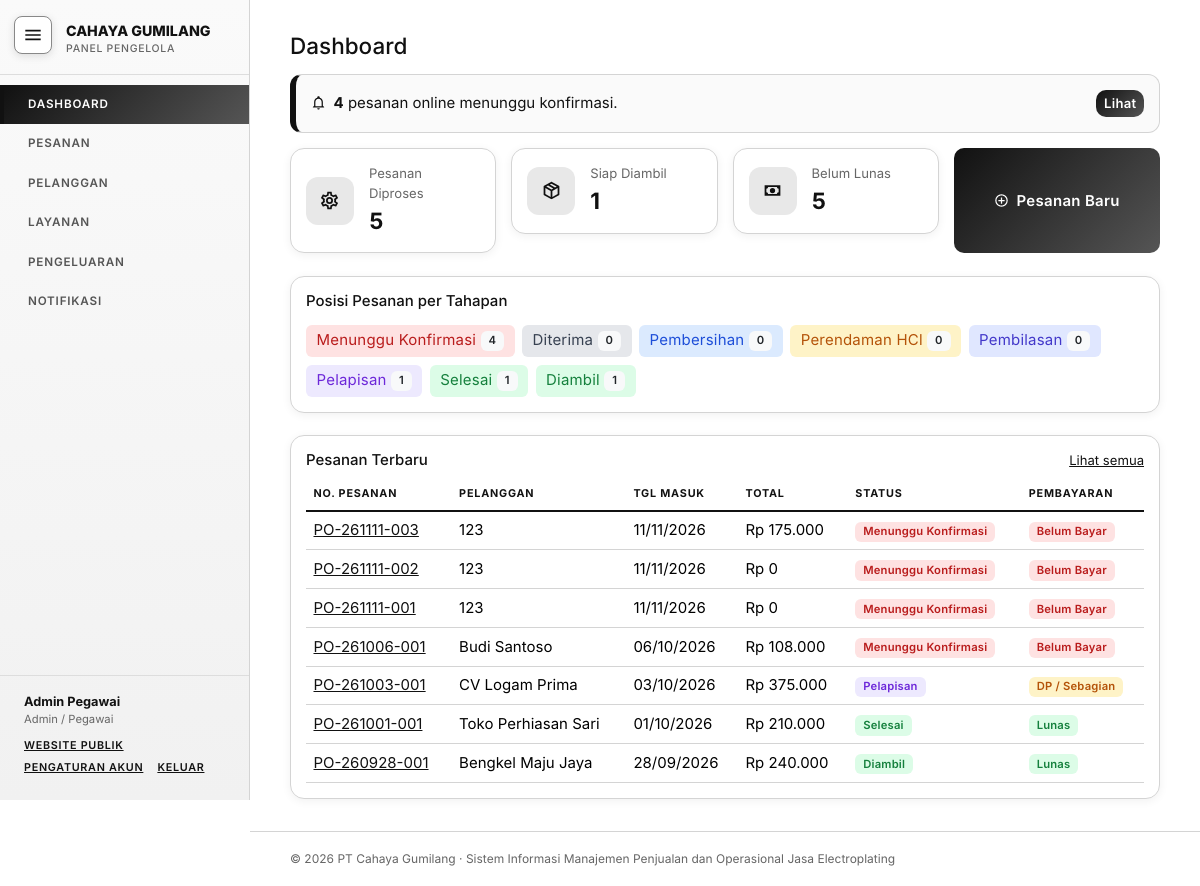
The app's page /dashboard.php (signed in) with its own data.
### tables this page shows
CREATE TABLE `pesanan` (
  `id_pesanan` int(11) NOT NULL,
  `no_pesanan` varchar(20) NOT NULL,
  `id_pelanggan` int(11) NOT NULL,
  `id_user` int(11) NOT NULL,
  `sumber` enum('offline','online') NOT NULL DEFAULT 'offline',
  `tgl_masuk` date NOT NULL,
  `tgl_estimasi` date DEFAULT NULL,
  `tgl_selesai` date DEFAULT NULL,
  `tgl_diambil` date DEFAULT NULL,
  `total_biaya` decimal(14,2) NOT NULL DEFAULT 0.00,
  `status` enum('menunggu','diterima','pembersihan','perendaman_hcl','pembilasan','pelapisan','selesai','diambil') NOT NULL DEFAULT 'diterima',
  `status_bayar` enum('belum','dp','lunas') NOT NULL DEFAULT 'belum',
  `metode_bayar` enum('tunai','transfer','qris') DEFAULT NULL,
  `catatan` varchar(255) DEFAULT NULL,
  `created_at` timestamp NOT NULL DEFAULT current_timestamp()
);

CREATE TABLE `pelanggan` (
  `id_pelanggan` int(11) NOT NULL,
  `nama` varchar(100) NOT NULL,
  `no_hp` varchar(20) DEFAULT NULL,
  `alamat` text DEFAULT NULL,
  `id_user` int(11) DEFAULT NULL,
  `created_at` timestamp NOT NULL DEFAULT current_timestamp()
);

### dashboard.php (the view, shortened to what this page needs)
<?php
require_once 'includes/functions.php';
$siap       = (int)db_val("SELECT COUNT(*) FROM pesanan WHERE status='selesai'");
$belumLunas = (int)db_val("SELECT COUNT(*) FROM pesanan WHERE status_bayar<>'lunas'");
$bulanAwal  = date('Y-m-01');
$bulanAkhir = date('Y-m-t');
$pendapatan = (float)db_val('SELECT COALESCE(SUM(jumlah),0) FROM pembayaran WHERE tgl_bayar BETWEEN ? AND ?', 'ss', [$bulanAwal, $bulanAkhir]);
$perStatus = [];
foreach (db_all('SELECT status, COUNT(*) AS n FROM pesanan GROUP BY status') as $r) { $perStatus[$r['status']] = (int)$r['n']; }
$terbaru = db_all("SELECT p.*, pl.nama AS pelanggan FROM pesanan p JOIN pelanggan pl ON pl.id_pelanggan=p.id_pelanggan ORDER BY p.id_pesanan DESC LIMIT 8");
require 'includes/header.php';
?>
<h4 class="mb-3">Dashboard</h4>
<?php $menunggu = (int)db_val("SELECT COUNT(*) FROM pesanan WHERE status='menunggu'"); if ($menunggu > 0): ?>
<div class="alert alert-warning d-flex justify-content-between align-items-center"><span><i class="bi bi-bell me-2"></i><b><?= $menunggu ?></b> pesanan online menunggu konfirmasi.</span><a href="pesanan.php?status=menunggu" class="btn btn-sm btn-dark">Lihat</a></div>
<?php endif; ?>
<div class="row g-3 mb-4">
  <div class="col-6 col-lg-3"><div class="card stat-card"><div class="card-body d-flex align-items-center gap-3">
    <div class="icon bg-warning-subtle text-warning"><i class="bi bi-gear-wide-connected"></i></div>
    <div><div class="text-muted small">Pesanan Diproses</div><div class="fs-4 fw-bold"><?= $aktif ?></div></div></div></div></div>
  <div class="col-6 col-lg-3"><div class="card stat-card"><div class="card-body d-flex align-items-center gap-3">
    <div class="icon bg-success-subtle text-success"><i class="bi bi-box-seam"></i></div>
    <div><div class="text-muted small">Siap Diambil</div><div class="fs-4 fw-bold"><?= $siap ?></div></div></div></div></div>
  <div class="col-6 col-lg-3"><div class="card stat-card"><div class="card-body d-flex align-items-center gap-3">
    <div class="icon bg-danger-subtle text-danger"><i class="bi bi-cash-coin"></i></div>
    <div><div class="text-muted small">Belum Lunas</div><div class="fs-4 fw-bold"><?= $belumLunas ?></div></div></div></div></div>
  <?php if (is_owner()): ?>
  <div class="col-6 col-lg-3"><div class="card stat-card"><div class="card-body d-flex align-items-center gap-3">
    <div class="icon bg-primary-subtle text-primary"><i class="bi bi-graph-up-arrow"></i></div>
    <div><div class="text-muted small">Pendapatan Bulan Ini</div><div class="fs-5 fw-bold"><?= rupiah($pendapatan) ?></div></div></div></div></div>
  <?php else: ?>
  <div class="col-6 col-lg-3"><a href="pesanan_tambah.php" class="btn btn-dark w-100 h-100 d-flex align-items-center justify-content-center"><i class="bi bi-plus-circle me-2"></i>Pesanan Baru</a></div>
  <?php endif; ?>
</div>
<div class="card mb-4"><div class="card-body">
  <h6 class="mb-3">Posisi Pesanan per Tahapan</h6>
  <div class="d-flex flex-wrap gap-2">
    <?php foreach (STATUS_URUTAN as $k => $label): ?>
      <a href="pesanan.php?status=<?= $k ?>" class="text-decoration-none"><span class="badge text-bg-<?= STATUS_WARNA[$k] ?> fs-6 fw-normal"><?= $label ?> <span class="badge bg-light text-dark"><?= $perStatus[$k] ?? 0 ?></span></span></a>
    <?php endforeach; ?>
  </div>
</div></div>
<div class="card"><div class="card-body">
  <div class="d-flex justify-content-between mb-2"><h6 class="mb-0">Pesanan Terbaru</h6><a href="pesanan.php" class="small">Lihat semua</a></div>
  <div class="table-responsive"><table class="table table-hover align-middle mb-0">
    <thead><tr><th>No. Pesanan</th><th>Pelanggan</th><th>Tgl Masuk</th><th>Total</th><th>Status</th><th>Pembayaran</th></tr></thead>
    <tbody>
    <?php foreach ($terbaru as $r): ?>
      <tr><td><a href="pesanan_detail.php?id=<?= $r['id_pesanan'] ?>"><?= e($r['no_pesanan']) ?></a></td>
        <td><?= e($r['pelanggan']) ?></td><td><?= tgl($r['tgl_masuk']) ?></td><td><?= rupiah($r['total_biaya']) ?></td>
        <td><?= badge_status($r['status']) ?></td><td><?= badge_bayar($r['status_bayar']) ?></td></tr>
    <?php endforeach; if (!$terbaru): ?><tr><td colspan="6" class="text-center text-muted py-3">Belum ada pesanan.</td></tr><?php endif; ?>
    </tbody></table></div>
</div></div>
<?php require 'includes/footer.php'; ?>

### includes/header.php (shortened to what this page needs)
<?php
require_once __DIR__ . '/functions.php';
$u = $_SESSION['user'];
$hal = basename($_SERVER['PHP_SELF']);
function nav_item($files, $icon, $label) {
    global $hal;
    $files = (array)$files;
    $aktif = in_array($hal, $files) ? ' active' : '';
    echo '<li><a class="side-link' . $aktif . '" href="' . $files[0] . '">' . $label . '</a></li>';
}
?>
<!DOCTYPE html>
<html lang="id">
<head>
<link href="assets/vendor/bootstrap.min.css" rel="stylesheet">
<link href="assets/vendor/icons.css" rel="stylesheet">
<link href="assets/style.css?v=<?= @filemtime(__DIR__ . '/../assets/style.css') ?>" rel="stylesheet">
</head>
<body>
<button type="button" class="sb-toggle no-print" id="sbToggle" aria-label="Tampilkan atau sembunyikan menu samping" title="Tampilkan / sembunyikan menu"><i class="bi bi-list"></i></button>
<div class="app-shell">
<aside class="sidebar no-print">
  <div class="side-top">
    <a class="side-brand" href="dashboard.php">CAHAYA GUMILANG<small>Panel Pengelola</small></a>
  </div>
  <div class="collapse side-collapse" id="sideMenu">
    <ul class="side-menu">
      <?php
      nav_item('dashboard.php', '', 'Dashboard');
      ?>
      <li>
        <a class="side-link" href="#" data-bs-toggle="collapse" data-bs-target="#notifPanel" role="button">Notifikasi</a>
      </li>
    </ul>
    <div class="side-user">
      <span class="nm"><?= e($u['nama']) ?></span>
      <span class="rl"><?= $u['role'] === 'pemilik' ? 'Pemilik' : 'Admin / Pegawai' ?></span>
      <a class="mini" href="index.php" target="_blank">Website Publik</a><a class="mini" href="profil.php">Pengaturan Akun</a><a class="mini" href="logout.php">Keluar</a>
    </div>
  </div>
</aside>
<main class="app-main"><div class="app-content">

### includes/functions.php (shortened to what this page needs)
<?php
require_once __DIR__ . '/../config/koneksi.php';
function e($s) { return htmlspecialchars((string)$s, ENT_QUOTES, 'UTF-8'); }
function rupiah($n) { return 'Rp ' . number_format((float)$n, 0, ',', '.'); }
function tgl($d) { return $d ? date('d/m/Y', strtotime($d)) : '-'; }
function badge_status($s) {
    $label = STATUS_URUTAN[$s] ?? $s;
    $warna = STATUS_WARNA[$s] ?? 'secondary';
    return '<span class="badge text-bg-' . $warna . '">' . e($label) . '</span>';
}
function badge_bayar($s) {
    $map = ['belum' => ['danger', 'Belum Bayar'], 'dp' => ['warning', 'DP / Sebagian'], 'lunas' => ['success', 'Lunas']];
    [$w, $l] = $map[$s] ?? ['secondary', $s];
    return '<span class="badge text-bg-' . $w . '">' . $l . '</span>';
}
function db_stmt($sql, $types = '', $params = []) {
    global $db;
    $st = $db->prepare($sql);
    if ($types !== '') { $st->bind_param($types, ...$params); }
    $st->execute();
    return $st;
}
function db_all($sql, $types = '', $params = []) {
    $st = db_stmt($sql, $types, $params);
    $rows = $st->get_result()->fetch_all(MYSQLI_ASSOC);
    return $rows;
}
function db_one($sql, $types = '', $params = []) {
    $rows = db_all($sql, $types, $params);
    return $rows[0] ?? null;
}
function db_val($sql, $types = '', $params = []) {
    $r = db_one($sql, $types, $params);
    return $r ? reset($r) : null;
}
function is_owner() { return ($_SESSION['user']['role'] ?? '') === 'pemilik'; }

### includes/footer.php (shortened to what this page needs)
</div>
<footer class="app-foot no-print">&copy; <?= date('Y') ?> <?= NAMA_USAHA ?> &middot; Sistem Informasi Manajemen Penjualan dan Operasional Jasa Electroplating</footer>
</main>
</div>
</body>
</html>

### records on screen
pesanan: no_pesanan "PO-261111-003", id_pelanggan.nama "123", tgl_masuk "11/11/2026", total_biaya "Rp 175.000", status "Menunggu Konfirmasi", l "Belum Bayar"
pesanan: no_pesanan "PO-261111-002", id_pelanggan.nama "123", tgl_masuk "11/11/2026", total_biaya "Rp 0", status "Menunggu Konfirmasi", l "Belum Bayar"
pesanan: no_pesanan "PO-261111-001", id_pelanggan.nama "123", tgl_masuk "11/11/2026", total_biaya "Rp 0", status "Menunggu Konfirmasi", l "Belum Bayar"
pesanan: no_pesanan "PO-261006-001", id_pelanggan.nama "Budi Santoso", tgl_masuk "06/10/2026", total_biaya "Rp 108.000", status "Menunggu Konfirmasi", l "Belum Bayar"
pesanan: no_pesanan "PO-261003-001", id_pelanggan.nama "CV Logam Prima", tgl_masuk "03/10/2026", total_biaya "Rp 375.000", status "Pelapisan", l "DP / Sebagian"
pesanan: no_pesanan "PO-261001-001", id_pelanggan.nama "Toko Perhiasan Sari", tgl_masuk "01/10/2026", total_biaya "Rp 210.000", status "Selesai", l "Lunas"
pesanan: no_pesanan "PO-260928-001", id_pelanggan.nama "Bengkel Maju Jaya", tgl_masuk "28/09/2026", total_biaya "Rp 240.000", status "Diambil", l "Lunas"

### other values on screen
$label "DASHBOARD PESANAN PELANGGAN LAYANAN PENGELUARAN"
$u['nama'] "Admin Pegawai"
$menunggu "4"
$aktif "5"
$siap "1"
$belumLunas "5"
$label "Menunggu Konfirmasi"
$perStatus[$k] "4"
$label "Diterima"
$perStatus[$k] "0"
$label "Pembersihan"
$label "Perendaman HCl"
$label "Pembilasan"
$label "Pelapisan"
$perStatus[$k] "1"
